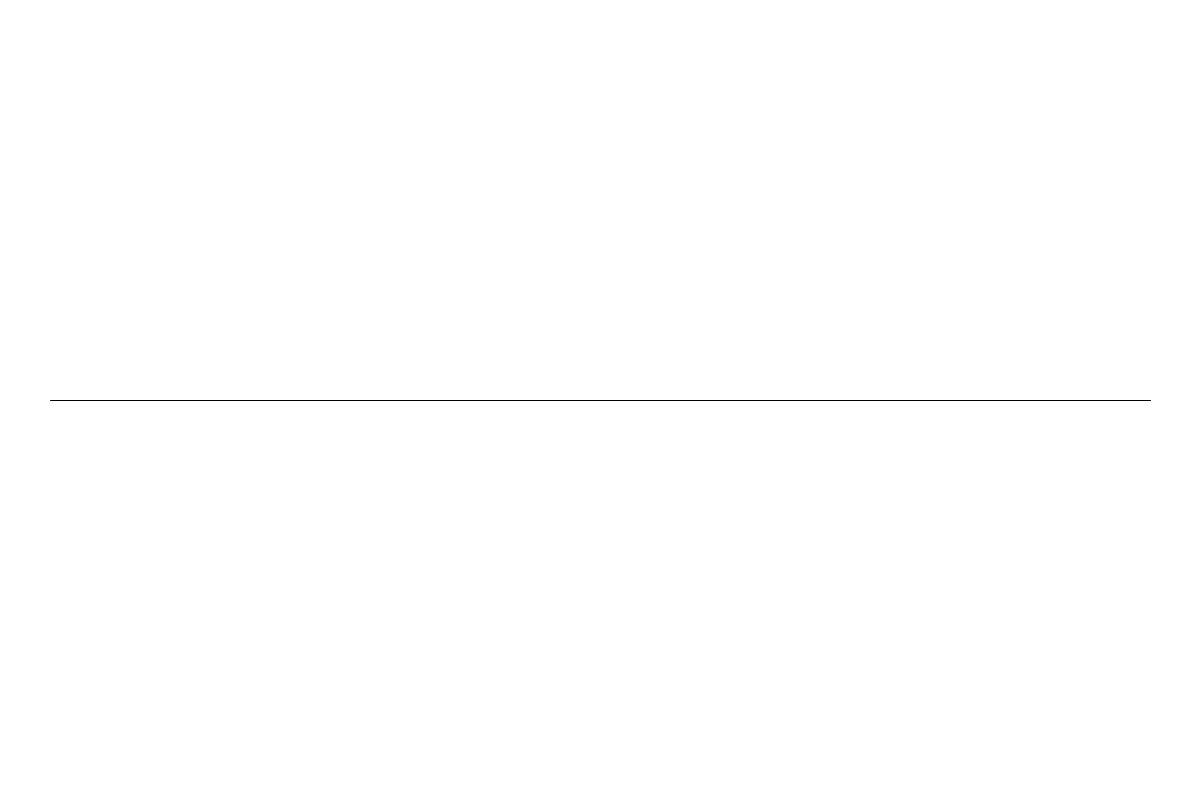
Frame 1 (no input)
Frame 60 (the mouse pressed at the canvas centre just before this capture): identical to frame 1, image omitted
Frame 120 (the mouse held since frame 60 and released just before this capture): identical to frame 1, image omitted

The Processing sketch that drew this single still picture (run headless with seeded random() and noise(); from frame 60 on, the mouse is pressed at the canvas centre):

// Processing sketch: mirror1
// ── mirror1.pde

void setup() {
  size(1200, 800);
  colorMode(HSB, 255);
  background(255);
  //touched[3] = true;
  line (50, 400, 1150, 400);//mirror 1
  noStroke();
}


void draw() {
}



void mouseDragged() {
  fill(30, 255, 255);
  circle(mouseX, mouseY, 4);
  mirror1();
}

void mirror1() {
  // line (50,400,1150,400);
  fill(80, 255, 255);
  circle(mouseX, 400+400-mouseY, 4);
}
